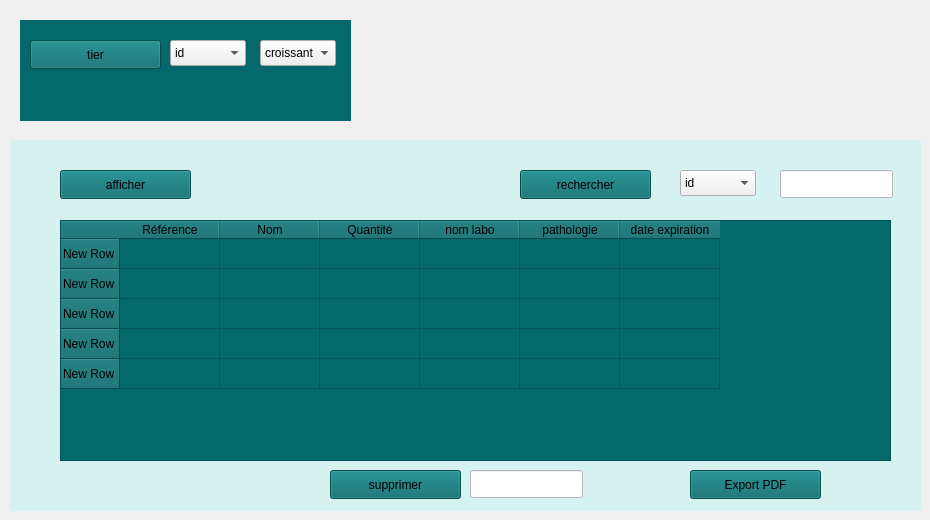
    <widget class="QWidget" name="tab">
     <attribute name="title">
      <string>Affichage vaccin</string>
     </attribute>
     <widget class="QLabel" name="label_20">
      <property name="geometry">
       <rect>
        <x>10</x>
        <y>140</y>
        <width>911</width>
        <height>371</height>
       </rect>
      </property>
      <property name="styleSheet">
       <string notr="true">background-color: rgb(213, 241, 240);</string>
      </property>
      <property name="text">
       <string/>
      </property>
     </widget>
     <widget class="QPushButton" name="pushButton_10">
      <property name="geometry">
       <rect>
        <x>690</x>
        <y>470</y>
        <width>131</width>
        <height>29</height>
       </rect>
      </property>
      <property name="styleSheet">
       <string notr="true">background-color: rgb(5, 105, 107);</string>
      </property>
      <property name="text">
       <string>Export PDF</string>
      </property>
     </widget>
     <widget class="QTableWidget" name="tableWidget">
      <property name="geometry">
       <rect>
        <x>60</x>
        <y>220</y>
        <width>831</width>
        <height>241</height>
       </rect>
      </property>
      <property name="styleSheet">
       <string notr="true">background-color: rgb(5, 105, 107);</string>
      </property>
      <property name="showGrid">
       <bool>true</bool>
      </property>
      <property name="sortingEnabled">
       <bool>false</bool>
      </property>
      <row>
       <property name="text">
        <string>New Row</string>
       </property>
      </row>
      <row>
       <property name="text">
        <string>New Row</string>
       </property>
      </row>
      <row>
       <property name="text">
        <string>New Row</string>
       </property>
      </row>
      <row>
       <property name="text">
        <string>New Row</string>
       </property>
      </row>
      <row>
       <property name="text">
        <string>New Row</string>
       </property>
      </row>
      <column>
       <property name="text">
        <string>Référence</string>
       </property>
      </column>
      <column>
       <property name="text">
        <string>Nom</string>
       </property>
      </column>
      <column>
       <property name="text">
        <string>Quantité</string>
       </property>
      </column>
      <column>
       <property name="text">
        <string>nom labo</string>
       </property>
      </column>
      <column>
       <property name="text">
        <string>pathologie</string>
       </property>
      </column>
      <column>
       <property name="text">
        <string>date expiration</string>
       </property>
      </column>
     </widget>
     <widget class="QPushButton" name="pushButton_12">
      <property name="geometry">
       <rect>
        <x>330</x>
        <y>470</y>
        <width>131</width>
        <height>29</height>
       </rect>
      </property>
      <property name="styleSheet">
       <string notr="true">background-color: rgb(5, 105, 107);</string>
      </property>
      <property name="text">
       <string>supprimer</string>
      </property>
     </widget>
     <widget class="QLineEdit" name="idsupression">
      <property name="geometry">
       <rect>
        <x>470</x>
        <y>470</y>
        <width>113</width>
        <height>28</height>
       </rect>
      </property>
      <property name="styleSheet">
       <string notr="true">background-color: rgb(255, 255, 255);</string>
      </property>
     </widget>
     <widget class="QPushButton" name="pushButton_16">
      <property name="geometry">
       <rect>
        <x>60</x>
        <y>170</y>
        <width>131</width>
        <height>29</height>
       </rect>
      </property>
      <property name="styleSheet">
       <string notr="true">background-color: rgb(5, 105, 107);</string>
      </property>
      <property name="text">
       <string>afficher</string>
      </property>
     </widget>
     <widget class="QPushButton" name="pushButton_17">
      <property name="geometry">
       <rect>
        <x>520</x>
        <y>170</y>
        <width>131</width>
        <height>29</height>
       </rect>
      </property>
      <property name="styleSheet">
       <string notr="true">background-color: rgb(5, 105, 107);</string>
      </property>
      <property name="text">
       <string>rechercher</string>
      </property>
     </widget>
     <widget class="QLineEdit" name="idsupression_2">
      <property name="geometry">
       <rect>
        <x>780</x>
        <y>170</y>
        <width>113</width>
        <height>28</height>
       </rect>
      </property>
      <property name="styleSheet">
       <string notr="true">background-color: rgb(255, 255, 255);</string>
      </property>
     </widget>
     <widget class="QComboBox" name="comboBox">
      <property name="geometry">
       <rect>
        <x>680</x>
        <y>170</y>
        <width>76</width>
        <height>26</height>
       </rect>
      </property>
      <item>
       <property name="text">
        <string>id</string>
       </property>
      </item>
      <item>
       <property name="text">
        <string>pathologie</string>
       </property>
      </item>
      <item>
       <property name="text">
        <string>nom vaccin</string>
       </property>
      </item>
      <item>
       <property name="text">
        <string>nom labo</string>
       </property>
      </item>
     </widget>
     <widget class="QPushButton" name="pushButton_18">
      <property name="geometry">
       <rect>
        <x>30</x>
        <y>40</y>
        <width>131</width>
        <height>29</height>
       </rect>
      </property>
      <property name="styleSheet">
       <string notr="true">background-color: rgb(5, 105, 107);</string>
      </property>
      <property name="text">
       <string>tier</string>
      </property>
     </widget>
     <widget class="QComboBox" name="comboBox_2">
      <property name="geometry">
       <rect>
        <x>260</x>
        <y>40</y>
        <width>76</width>
        <height>26</height>
       </rect>
      </property>
      <item>
       <property name="text">
        <string>croissant</string>
       </property>
      </item>
      <item>
       <property name="text">
        <string>decroissant</string>
       </property>
      </item>
     </widget>
     <widget class="QComboBox" name="comboBox_3">
      <property name="geometry">
       <rect>
        <x>170</x>
        <y>40</y>
        <width>76</width>
        <height>26</height>
       </rect>
      </property>
      <item>
       <property name="text">
        <string>id</string>
       </property>
      </item>
      <item>
       <property name="text">
        <string>date_exp</string>
       </property>
      </item>
     </widget>
     <widget class="QLabel" name="label_10">
      <property name="geometry">
       <rect>
        <x>20</x>
        <y>20</y>
        <width>331</width>
        <height>101</height>
       </rect>
      </property>
      <property name="styleSheet">
       <string notr="true">background-color: rgb(5, 105, 107);</string>
      </property>
      <property name="text">
       <string>&lt;html&gt;&lt;head/&gt;&lt;body&gt;&lt;p align=&quot;center&quot;&gt;&lt;br/&gt;&lt;/p&gt;&lt;/body&gt;&lt;/html&gt;</string>
      </property>
     </widget>
     <zorder>label_10</zorder>
     <zorder>label_20</zorder>
     <zorder>pushButton_10</zorder>
     <zorder>tableWidget</zorder>
     <zorder>pushButton_12</zorder>
     <zorder>idsupression</zorder>
     <zorder>pushButton_16</zorder>
     <zorder>pushButton_17</zorder>
     <zorder>idsupression_2</zorder>
     <zorder>comboBox</zorder>
     <zorder>pushButton_18</zorder>
     <zorder>comboBox_2</zorder>
     <zorder>comboBox_3</zorder>
    </widget>
